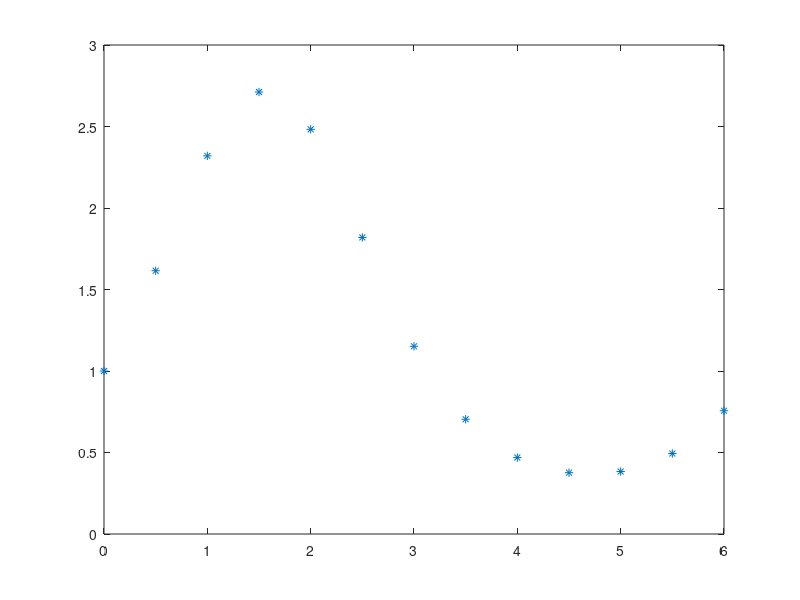

The MATLAB script that drew this image: (Note: this script raises an error after producing the figure.)
x = linspace(0,6,13);
x2 = linspace(0,6,100);
f = @(x) exp(sin(x));
fx = f(x);

plot(x,f(x),'*')
hold on

result = newtonInterpolation(x,fx,x2);
plot(x2,result,'b')

plot(x2,f(x2),'r')
